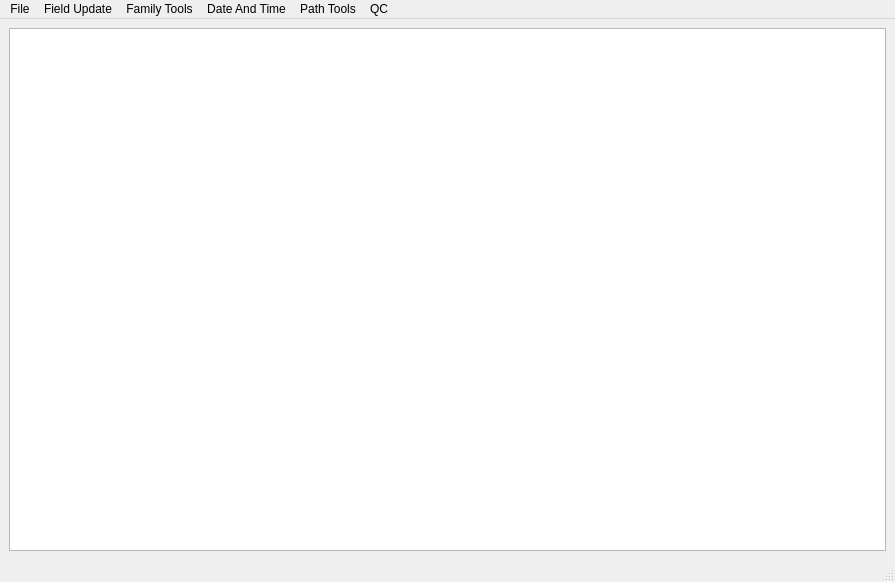
<?xml version="1.0" encoding="UTF-8"?>
<ui version="4.0">
 <class>MainWindow</class>
 <widget class="QMainWindow" name="MainWindow">
  <property name="geometry">
   <rect>
    <x>0</x>
    <y>0</y>
    <width>895</width>
    <height>582</height>
   </rect>
  </property>
  <property name="windowTitle">
   <string>AshX</string>
  </property>
  <widget class="QWidget" name="centralwidget">
   <layout class="QGridLayout" name="gridLayout_2">
    <item row="0" column="0">
     <widget class="QTableView" name="tableView"/>
    </item>
   </layout>
  </widget>
  <widget class="QMenuBar" name="menubar">
   <property name="geometry">
    <rect>
     <x>0</x>
     <y>0</y>
     <width>895</width>
     <height>22</height>
    </rect>
   </property>
   <widget class="QMenu" name="menuFile">
    <property name="title">
     <string>File</string>
    </property>
    <addaction name="newfileAction"/>
    <addaction name="actionInsert"/>
    <addaction name="actionSave"/>
    <addaction name="actionTools"/>
    <addaction name="actionEncoding_Conversion"/>
   </widget>
   <widget class="QMenu" name="menuFamily_Tools">
    <property name="title">
     <string>Family Tools</string>
    </property>
    <addaction name="actionBuild_Family"/>
   </widget>
   <widget class="QMenu" name="menuPath_Tools">
    <property name="title">
     <string>Path Tools</string>
    </property>
    <addaction name="actionPath_Update"/>
    <addaction name="actionRename_Files"/>
   </widget>
   <widget class="QMenu" name="menuField_Update">
    <property name="title">
     <string>Field Update</string>
    </property>
    <addaction name="separator"/>
    <addaction name="actionReplace"/>
    <addaction name="actionMass_Replace"/>
    <addaction name="actionAdd_Field"/>
    <addaction name="actionRemove_Field"/>
    <addaction name="actionMerge_Fields"/>
   </widget>
   <widget class="QMenu" name="menuQC">
    <property name="title">
     <string>QC</string>
    </property>
    <addaction name="actionCompare_Loadfile"/>
   </widget>
   <widget class="QMenu" name="menuDate_And_Time">
    <property name="title">
     <string>Date And Time</string>
    </property>
    <addaction name="actionFormat_Date_and_Time"/>
    <addaction name="actionMerge_Date_And_Time"/>
   </widget>
   <addaction name="menuFile"/>
   <addaction name="menuField_Update"/>
   <addaction name="menuFamily_Tools"/>
   <addaction name="menuDate_And_Time"/>
   <addaction name="menuPath_Tools"/>
   <addaction name="menuQC"/>
  </widget>
  <widget class="QStatusBar" name="statusbar"/>
  <action name="newfileAction">
   <property name="text">
    <string>New File</string>
   </property>
  </action>
  <action name="actionInsert">
   <property name="text">
    <string>Import</string>
   </property>
  </action>
  <action name="actionSave">
   <property name="text">
    <string>Save</string>
   </property>
  </action>
  <action name="actionTools">
   <property name="text">
    <string>Tools</string>
   </property>
  </action>
  <action name="actionReplace">
   <property name="text">
    <string>Replace</string>
   </property>
  </action>
  <action name="actionMass_Replace">
   <property name="text">
    <string>Mass Replace</string>
   </property>
  </action>
  <action name="actionAdd_Field">
   <property name="text">
    <string>Add Field</string>
   </property>
  </action>
  <action name="actionBuild_Family">
   <property name="text">
    <string>Build Family</string>
   </property>
  </action>
  <action name="actionPath_Update">
   <property name="text">
    <string>Path Update</string>
   </property>
  </action>
  <action name="actionRename_Files">
   <property name="text">
    <string>Rename Files</string>
   </property>
  </action>
  <action name="actionRemove_Field">
   <property name="text">
    <string>Remove Field</string>
   </property>
  </action>
  <action name="actionCompare_Loadfile">
   <property name="text">
    <string>Compare Loadfile</string>
   </property>
  </action>
  <action name="actionFormat_Date_and_Time">
   <property name="text">
    <string>Format  Date and Time</string>
   </property>
  </action>
  <action name="actionMerge_Date_And_Time">
   <property name="text">
    <string>Merge Date And Time</string>
   </property>
  </action>
  <action name="actionMerge_Fields">
   <property name="text">
    <string>Merge Fields</string>
   </property>
  </action>
  <action name="actionEncoding_Conversion">
   <property name="text">
    <string>Encoding Conversion</string>
   </property>
  </action>
 </widget>
 <resources/>
 <connections/>
</ui>
